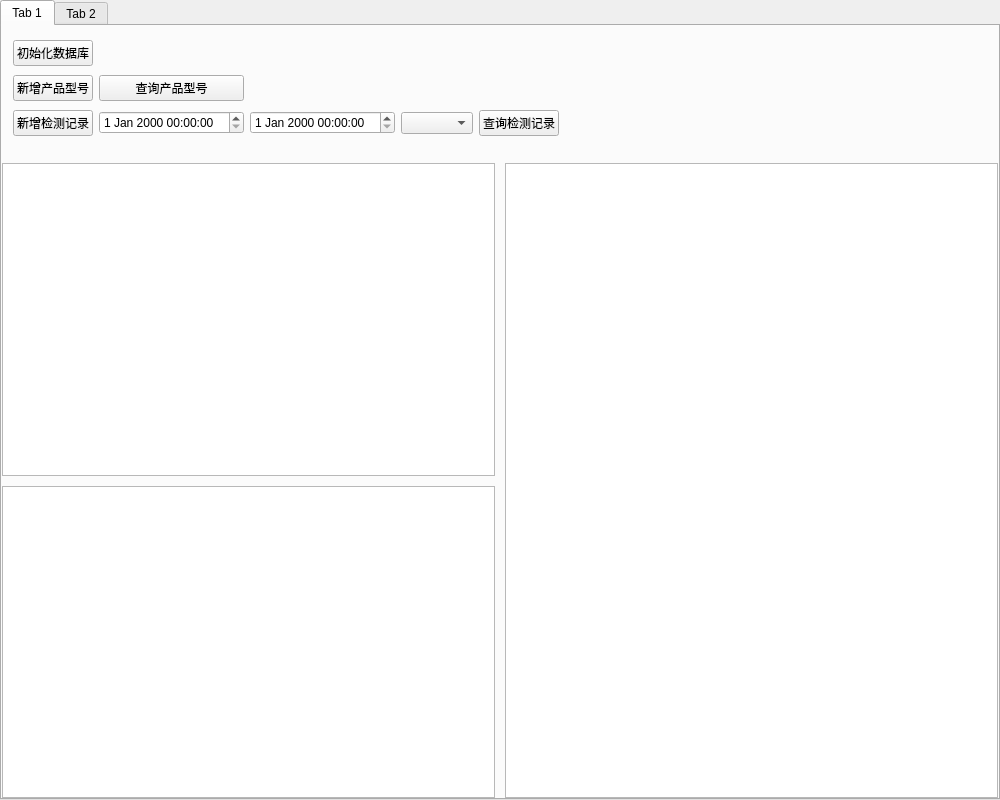
<?xml version="1.0" encoding="UTF-8"?>
<ui version="4.0">
 <class>DatabaseDemo01Widget</class>
 <widget class="QWidget" name="DatabaseDemo01Widget">
  <property name="geometry">
   <rect>
    <x>0</x>
    <y>0</y>
    <width>1000</width>
    <height>800</height>
   </rect>
  </property>
  <property name="windowTitle">
   <string>DatabaseDemo01Widget</string>
  </property>
  <property name="styleSheet">
   <string notr="true"/>
  </property>
  <layout class="QVBoxLayout" name="verticalLayout">
   <property name="spacing">
    <number>10</number>
   </property>
   <property name="leftMargin">
    <number>0</number>
   </property>
   <property name="topMargin">
    <number>0</number>
   </property>
   <property name="rightMargin">
    <number>0</number>
   </property>
   <property name="bottomMargin">
    <number>0</number>
   </property>
   <item>
    <widget class="QWidget" name="rootWidget" native="true">
     <property name="styleSheet">
      <string notr="true"/>
     </property>
     <layout class="QGridLayout" name="rootWidgetLayout">
      <property name="leftMargin">
       <number>0</number>
      </property>
      <property name="topMargin">
       <number>0</number>
      </property>
      <property name="rightMargin">
       <number>0</number>
      </property>
      <property name="bottomMargin">
       <number>0</number>
      </property>
      <property name="spacing">
       <number>10</number>
      </property>
      <item row="0" column="0">
       <widget class="QTabWidget" name="tabWidget">
        <property name="currentIndex">
         <number>0</number>
        </property>
        <widget class="QWidget" name="tab1">
         <attribute name="title">
          <string>Tab 1</string>
         </attribute>
         <layout class="QVBoxLayout" name="tab1VerticalLayout" stretch="1,5">
          <property name="spacing">
           <number>10</number>
          </property>
          <property name="leftMargin">
           <number>0</number>
          </property>
          <property name="topMargin">
           <number>0</number>
          </property>
          <property name="rightMargin">
           <number>0</number>
          </property>
          <property name="bottomMargin">
           <number>0</number>
          </property>
          <item>
           <widget class="QWidget" name="tab1TopWidget" native="true">
            <layout class="QGridLayout" name="gridLayout">
             <item row="2" column="3">
              <widget class="QComboBox" name="productTypeComboBox"/>
             </item>
             <item row="2" column="0">
              <widget class="QPushButton" name="addDetectLogButton">
               <property name="text">
                <string>新增检测记录</string>
               </property>
              </widget>
             </item>
             <item row="1" column="1">
              <widget class="QPushButton" name="findProductTypeButton">
               <property name="text">
                <string>查询产品型号</string>
               </property>
              </widget>
             </item>
             <item row="2" column="2">
              <widget class="QDateTimeEdit" name="stopDateTimeEdit"/>
             </item>
             <item row="2" column="1">
              <widget class="QDateTimeEdit" name="startDateTimeEdit"/>
             </item>
             <item row="1" column="0">
              <widget class="QPushButton" name="addProductTypeButton">
               <property name="text">
                <string>新增产品型号</string>
               </property>
              </widget>
             </item>
             <item row="0" column="0">
              <widget class="QPushButton" name="initDatabaseButton">
               <property name="text">
                <string>初始化数据库</string>
               </property>
              </widget>
             </item>
             <item row="2" column="4">
              <widget class="QPushButton" name="findDetectLogButton">
               <property name="text">
                <string>查询检测记录</string>
               </property>
              </widget>
             </item>
             <item row="2" column="5">
              <spacer name="horizontalSpacer">
               <property name="orientation">
                <enum>Qt::Horizontal</enum>
               </property>
               <property name="sizeHint" stdset="0">
                <size>
                 <width>40</width>
                 <height>20</height>
                </size>
               </property>
              </spacer>
             </item>
            </layout>
           </widget>
          </item>
          <item>
           <widget class="QWidget" name="tab1BottomWidget" native="true">
            <layout class="QHBoxLayout" name="horizontalLayout_2" stretch="1,1">
             <property name="spacing">
              <number>10</number>
             </property>
             <property name="leftMargin">
              <number>0</number>
             </property>
             <property name="topMargin">
              <number>0</number>
             </property>
             <property name="rightMargin">
              <number>0</number>
             </property>
             <property name="bottomMargin">
              <number>0</number>
             </property>
             <item>
              <widget class="QWidget" name="leftWidget" native="true">
               <layout class="QVBoxLayout" name="verticalLayout_2">
                <property name="spacing">
                 <number>10</number>
                </property>
                <property name="leftMargin">
                 <number>0</number>
                </property>
                <property name="topMargin">
                 <number>0</number>
                </property>
                <property name="rightMargin">
                 <number>0</number>
                </property>
                <property name="bottomMargin">
                 <number>0</number>
                </property>
                <item>
                 <widget class="QTableWidget" name="productTypeTableWidget"/>
                </item>
                <item>
                 <widget class="QTableWidget" name="detectLogTableWidget"/>
                </item>
               </layout>
              </widget>
             </item>
             <item>
              <widget class="QWidget" name="rightWidget" native="true">
               <layout class="QGridLayout" name="gridLayout_2">
                <property name="leftMargin">
                 <number>0</number>
                </property>
                <property name="topMargin">
                 <number>0</number>
                </property>
                <property name="rightMargin">
                 <number>0</number>
                </property>
                <property name="bottomMargin">
                 <number>0</number>
                </property>
                <property name="spacing">
                 <number>10</number>
                </property>
                <item row="0" column="0">
                 <widget class="QChartView" name="chartViewWidget"/>
                </item>
               </layout>
              </widget>
             </item>
            </layout>
           </widget>
          </item>
         </layout>
        </widget>
        <widget class="QWidget" name="tab2">
         <attribute name="title">
          <string>Tab 2</string>
         </attribute>
        </widget>
       </widget>
      </item>
     </layout>
    </widget>
   </item>
  </layout>
 </widget>
 <layoutdefault spacing="6" margin="11"/>
 <customwidgets>
  <customwidget>
   <class>QChartView</class>
   <extends>QGraphicsView</extends>
   <header location="global">QtCharts</header>
  </customwidget>
 </customwidgets>
 <resources/>
 <connections>
  <connection>
   <sender>initDatabaseButton</sender>
   <signal>clicked()</signal>
   <receiver>DatabaseDemo01Widget</receiver>
   <slot>initDatabaseButtonClicked()</slot>
   <hints>
    <hint type="sourcelabel">
     <x>77</x>
     <y>48</y>
    </hint>
    <hint type="destinationlabel">
     <x>84</x>
     <y>-41</y>
    </hint>
   </hints>
  </connection>
  <connection>
   <sender>addProductTypeButton</sender>
   <signal>clicked()</signal>
   <receiver>DatabaseDemo01Widget</receiver>
   <slot>addProductTypeButtonClicked()</slot>
   <hints>
    <hint type="sourcelabel">
     <x>46</x>
     <y>84</y>
    </hint>
    <hint type="destinationlabel">
     <x>73</x>
     <y>-63</y>
    </hint>
   </hints>
  </connection>
  <connection>
   <sender>findProductTypeButton</sender>
   <signal>clicked()</signal>
   <receiver>DatabaseDemo01Widget</receiver>
   <slot>findProductTypeButtonClicked()</slot>
   <hints>
    <hint type="sourcelabel">
     <x>108</x>
     <y>83</y>
    </hint>
    <hint type="destinationlabel">
     <x>112</x>
     <y>-52</y>
    </hint>
   </hints>
  </connection>
  <connection>
   <sender>addDetectLogButton</sender>
   <signal>clicked()</signal>
   <receiver>DatabaseDemo01Widget</receiver>
   <slot>addDetectLogButtonClicked()</slot>
   <hints>
    <hint type="sourcelabel">
     <x>16</x>
     <y>119</y>
    </hint>
    <hint type="destinationlabel">
     <x>23</x>
     <y>-92</y>
    </hint>
   </hints>
  </connection>
  <connection>
   <sender>findDetectLogButton</sender>
   <signal>clicked()</signal>
   <receiver>DatabaseDemo01Widget</receiver>
   <slot>findDetectLogButtonClicked()</slot>
   <hints>
    <hint type="sourcelabel">
     <x>471</x>
     <y>120</y>
    </hint>
    <hint type="destinationlabel">
     <x>481</x>
     <y>-64</y>
    </hint>
   </hints>
  </connection>
 </connections>
 <slots>
  <slot>initDatabaseButtonClicked()</slot>
  <slot>addProductTypeButtonClicked()</slot>
  <slot>findProductTypeButtonClicked()</slot>
  <slot>addDetectLogButtonClicked()</slot>
  <slot>findDetectLogButtonClicked()</slot>
 </slots>
</ui>
